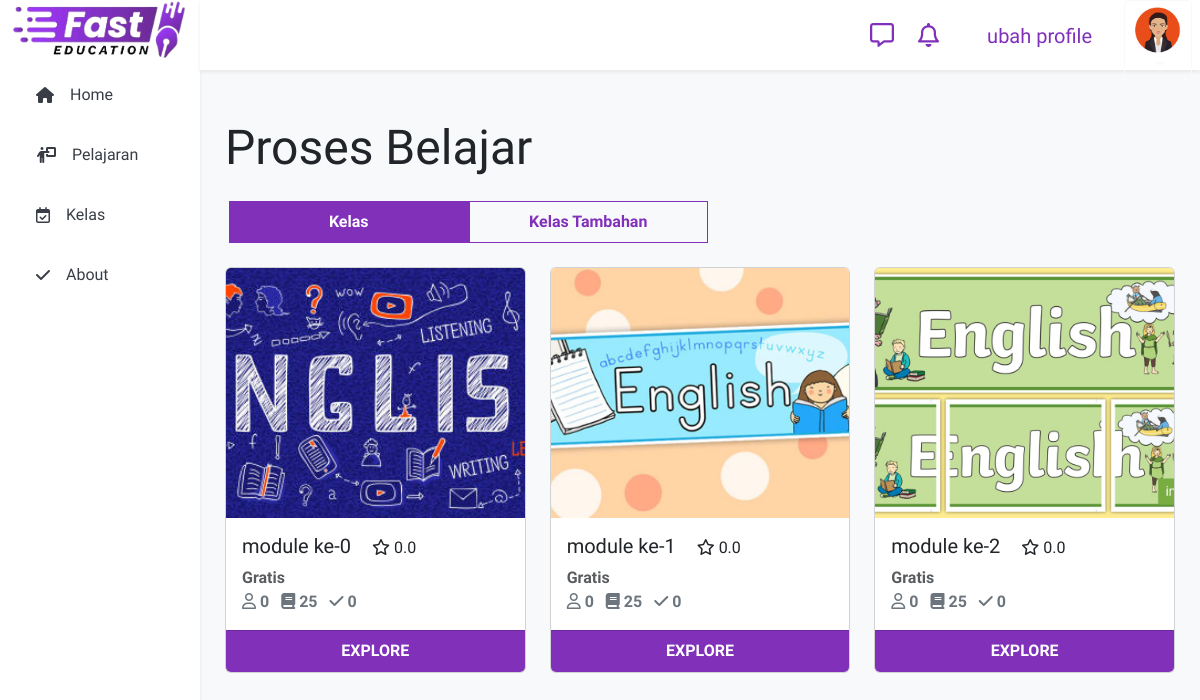
Screenshot of /modul/ with the database file from the repository.
### config/models.py (models this page shows, shortened)
class Setting(models.Model):
    title       = models.CharField(max_length=224)
    sub         = models.TextField()
    icon        = models.FileField(upload_to='landing', blank=True, )
    logo        = models.FileField(upload_to='landing', blank=True, )
    foto        = models.FileField(upload_to='landing', blank=True, )
    fotoadv     = models.FileField(upload_to='landing', blank=True, )
    alamat      = models.CharField(max_length=224, blank=True, )
    telp        = models.CharField(blank=True,max_length=13 )
    email       = models.EmailField(blank=True, )
    ig          = models.CharField(max_length=224, blank=True, )
    fb          = models.CharField(max_length=224, blank=True, )
    tiktok      = models.CharField(max_length=224, blank=True, )
    youtube     = models.CharField(max_length=224, blank=True, )
    komisi_teacher = models.IntegerField(default=70)
    komisi_developer = models.IntegerField(default=7)
    komisi_owner = models.IntegerField(default=23)

### modul/models/modul.py (models this page shows, shortened)
class Module(models.Model):
    nama        = models.CharField(max_length=224)
    bahasa      = models.CharField(max_length=3,choices=Language, blank=True)
    slug        = models.SlugField(max_length=30, null=True)
    photo       = models.FileField(upload_to='module', max_length=100, default="module/default.jpg")
    kategori    = models.ForeignKey(Kategori,blank=True, null=True,on_delete=models.CASCADE, related_name="kategori_module")
    level       = models.ForeignKey(Level,blank=True, null=True,on_delete=models.CASCADE, related_name="level_module")
    keterangan  = models.CharField(blank=True,max_length=224)
    rangkuman   = RichTextField(blank=True, null=True)
    defaultget  = models.BooleanField(default=False)
    biaya       = models.IntegerField(default=0)
    discount    = models.IntegerField(default=0)
    premium     = models.BooleanField(default=False)
    mahkota     = models.IntegerField(default=0)
    dilihat     = models.IntegerField(default=0)
    certificate = models.BooleanField(default=False)
    rilis       = models.BooleanField(default=False)
    urutan      = models.IntegerField(blank=True, null=True)
    enroll      = Enroll.objects.all()
    def subscribe(self):
        return self.enroll.filter(kelas=self, enroll=True).count()
    def pelajaran(self):
        return Pelajaran.objects.filter(module=self).count()
    def finish(self):
        return self.enroll.filter(kelas=self, finish=True).count()

### modul/views.py (the view, shortened to what this page needs)
# urls.py: path('', views.index, name="index"),
class index(View):
    def get(self, request, slug=None):
        if not slug:
            context["kelas"] = Module.objects.all()
            return render(request, 'modul/index.html', context)

### config/templatetags/custom_tags.py (called while the page is built)
@register.simple_tag
def random_int(a, b=None):
    if b is None:
        a, b = 0, a
    return random.randint(a, b)

### config/utils.py (called while the page is built)
def beforeRequest(request):
    if request.user.is_authenticated:
        user = Users.objects.filter(user=request.user.id)
        if not user.exists():
            Users.objects.create(user=request.user)

def config(request):
    beforeRequest(request)
    context = {}
    context['config']   = Setting.objects.get()
    context['me']       = Users.objects.get(user=request.user) if request.user.is_authenticated else ''
    context['premium']  = is_date_in_range(request) if request.user.is_authenticated else False
    context['mentorlist']   = Users.objects.filter(teacher=True)
    return context

### templates/modul/index.html (shortened to what this page needs)
{% extends 'dashboard.html' %}
{% load static %}
{% block content %}
<div class="content">
    <p class="display-5 my-4">Proses Belajar</p>
    <div class="ms-1 row text-center">
        <a id="btnkelas" class="col-3 btn text-decoration-none fw-bold btn-primary rounded-0 py-2">Kelas</a>
        <a id="btnlangganan" class="col-3 btn text-decoration-none fw-bold btn-outline-primary  rounded-0 py-2 ">Kelas Tambahan</a>
    </div>
    <div class="mt-4" id="kls">
        <div class="row rounded-3">
        {% for k in kelas %}
        <div class="col-lg-4 col-6">
            <div class="card w-100">
                <img src="/media/{{k.photo}}" class="card-img-top w-100 img-mobile" alt="...">
                <div class="card-body d-flex flex-column  fw-semibold">
                    <h5 class="card-title">{{k.nama}} <span class="h6"><i class="far fa-star ms-3 me-1"></i>{% if k.ratting == None %}0.0{%else%}{{ k.ratting}}{% endif %}</span></h5>
                    {% if k.premium %}<div class="text-primary">Permium</div>{% else %} <div class="text-muted">Gratis</div> {% endif %}
                    <div class="card-text text-secondary">
                        <i class="far fa-user me-1"></i>{{k.subscribe}}
                        <i class="fas fa-book me-1 ms-2 "></i>{{k.pelajaran}}
                        <i class="fas fa-check ms-2 me-1"></i>{{k.finish}}
                    </div>
                </div>
                <a href="{% url 'modul:koridor' slug=k.slug %}" class="card-footer btn btn-primary bg-primary text-white fw-bold">
                    EXPLORE
                </a>
              </div>
        </div>
        {% endfor %}
        </div>
    </div>
{% endblock content %}

### templates/snippets/sidebar.html
<div class="sidebar h6 shadow-sm" id="sidebar">
    <div class="d-none d-md-block"><img src="/media/{{config.icon}}" alt="logo" style="height: 60px;"></div>
    {% if peran == 'user' %}
    <a {% if url == 'index' %}class="active"{% endif %} href="{% url 'home' %}"><i class="fas fa-home me-3"></i> <span class="d-none d-sm-block">Home</span></a>
    <a {% if url == 'modul' %}class="active"{% endif %} href="{% url 'modul:index' %}"><i class="fa-solid fa-person-chalkboard me-3"></i><span class="d-none d-sm-block">Pelajaran</span></a>
    <a {% if url == 'kelas' %}class="active"{% endif %} href="{% url 'kelas:index' %}"><i class="fa-regular fa-calendar-check me-3"></i><span class="d-none d-sm-block">Kelas</span></a>
    <a href="#about"><i class="fa-solid fa-check me-3"></i><span class="d-none d-sm-block">About</span></a>
    {% endif %}
</div>

### static/css/dashboard.css (style rules this page uses)
body { margin: 0; }
.sidebar { margin: 0; padding-left: 10px; width: 200px; background-color: #fff; position: fixed; height: 100%; overflow: auto; z-index: 2; }
.sidebar a { display: flex; color: #393E46; padding-left: 16px; padding-right: 16px; margin: 10px; height: 50px; text-decoration: none; align-items: center; border-radius: 15px; transition: background-color .2s; }
.content { display: block; position: absolute; top: calc(50% + 70px); left: calc(50% + 200px); transform: translate(calc(-50% - 100px), calc(-50% - 35px)); width: calc(100% - 250px); max-width: 1600px; height:calc(100% - 120px); }

### static/css/style.css (style rules this page uses)
* { font-family: 'Titillium Web', sans-serif; }

### templates/modul/index.html (style rules this page uses)
.img-mobile { height: 250px; object-fit: cover; }

### rows the page displays
Setting: icon (picture)
Module: photo (picture), nama "module ke-0", premium "Gratis", subscribe "0", pelajaran "25", finish "0"
Module: photo (picture), nama "module ke-1", premium "Gratis", subscribe "0", pelajaran "25", finish "0"
Module: photo (picture), nama "module ke-2", premium "Gratis", subscribe "0", pelajaran "25", finish "0"
